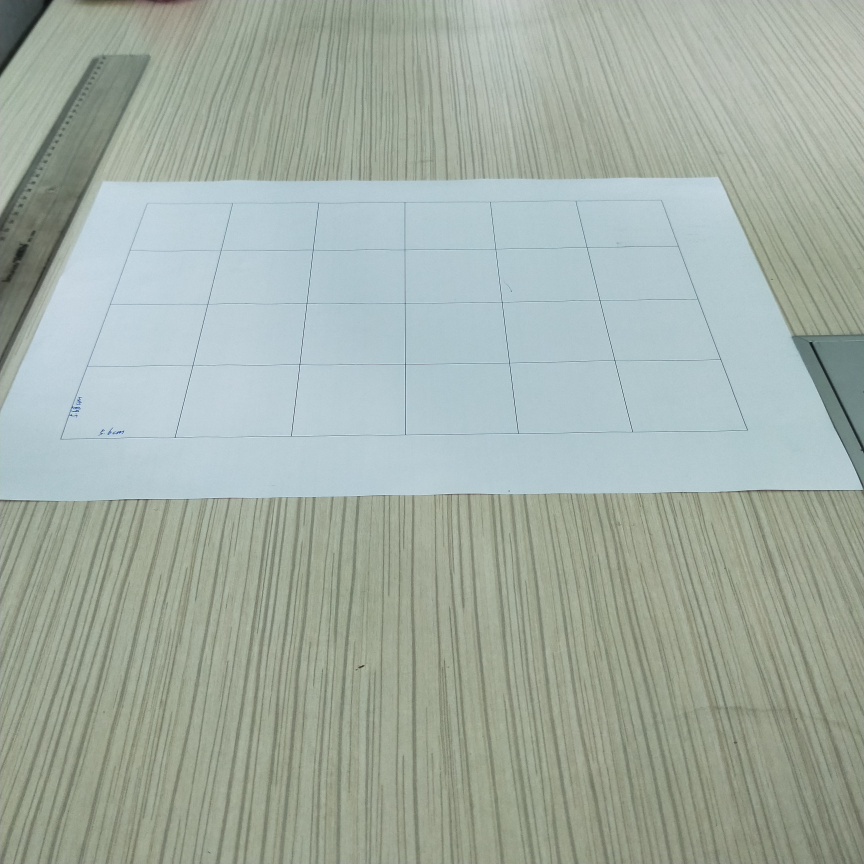
//> input picture BirdEye/test02.jpg, 3456 x 3456 px (shown at 1/4 size)
$ ./test   (built with g++ and OpenCV 4)
//> lines starting //> are read from the running program, lines starting //| are printed output that depends on the picture
//> further down, im is the input picture: 3456 rows x 3456 cols, CV_8UC3; mean B, G, R 164.7, 173.7, 162.3
### BirdEye/BirdEye.h
#pragma once
#include <vector>
#include <opencv2/opencv.hpp>
using namespace cv;

#ifndef __SPATIAL_COORDINATE__
#define __SPATIAL_COORDINATE__
struct spatial_coordinate
{
	double x;
	double y;
};
#endif //定义描述平面上坐标的点的结构体

#ifndef __PIXEL_COORDINATE__
#define __PIXEL_COORDINATE__
struct pixel_coordinate
{
	double u;
	double v;
};
#endif //定义描述像素坐标系中的像素点的结构体

#ifndef __GET_BIRDEYE__
#define __GET_BIRDEYE__
spatial_coordinate pixel2world(pixel_coordinate, double height, double yaw, double alpha, double beta);
pixel_coordinate world2pixel(spatial_coordinate, double height, double yaw, double alpha, double beta);
void getBirdEye(Mat, Mat &, double, double, double, double);
#endif

### BirdEye/BirdEye.cpp
#include <string>
#include <vector>
#include <iostream>
#include <math.h>
#include "BirdEye.h"

#define IMAGE_WIDTH 1920.0
#define IMAGE_HEIGHT 1056.0

#define ROI_U_MIN 1.0
#define ROI_U_MAX 1918.0
#define ROI_V_MIN 700
#define ROI_V_MAX 1000.0

//输出的图片尺寸
#define OUTPUT_WIDTH 960.0
#define OUTPUT_HEIGHT 640.0

using namespace std;
using namespace cv;

spatial_coordinate pixel2world(pixel_coordinate point, double height, double yaw, double alpha, double beta)
{
	spatial_coordinate output;
	output.y = height * tan(yaw - atan(2 * point.u / (IMAGE_HEIGHT - 1)*tan(alpha)));
	output.x = sqrt(pow(height, 2) + pow(output.y, 2)) * 2 * point.v / (IMAGE_WIDTH - 1) * tan(beta) / sqrt(1 + pow(2 * point.u / (IMAGE_HEIGHT - 1) * tan(alpha),2));
	return output;
}

pixel_coordinate world2pixel(spatial_coordinate point, double height, double yaw, double alpha, double beta)
{
	pixel_coordinate output;
	output.u = (IMAGE_HEIGHT - 1) / 2 / tan(alpha)*tan(yaw - atan(point.y / height));
	output.v = sqrt(1 + pow((2 * output.u / (IMAGE_HEIGHT - 1) * tan(alpha)), 2)) * point.x / sqrt(pow(height, 2) + pow(point.y, 2))*(IMAGE_WIDTH - 1) / 2 / tan(beta);
	return output;
}

void getBirdEye(Mat input, Mat &output, double height, double yaw, double alpha, double beta)
{
//> called with height = 0.328, yaw = 0.785, alpha = 0.384, beta = 0.384
	if (input.empty()) {
		cout << "Input coun't be empty." << endl;
		return;
	}

	//之所以需要翻转时因为我们这个算法，小孔成像点是在物和像之间，所以在输出时也要加上对 output 的翻转
	flip(input, input, 0);
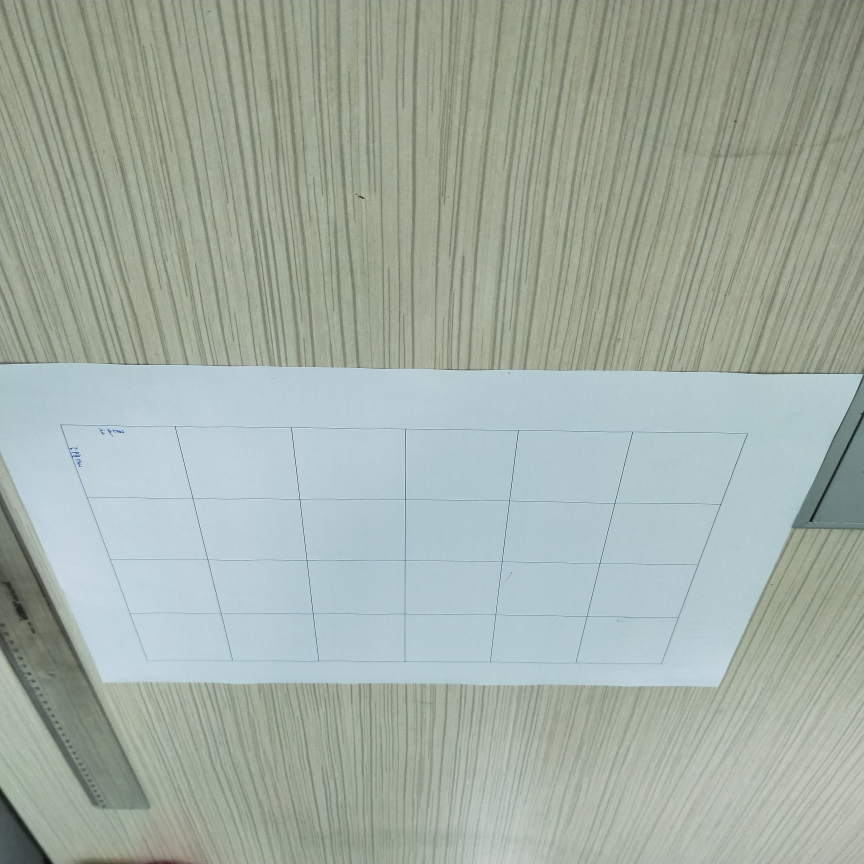
//> input: 3456 rows x 3456 cols, CV_8UC3 (shown at 1/4 size); mean B, G, R 164.7, 173.7, 162.3
	double roi_v_max, roi_v_min, roi_u_min, roi_u_max;
	roi_v_max = IMAGE_HEIGHT - 1 - ROI_V_MIN;
	roi_v_min = IMAGE_HEIGHT - 1 - ROI_V_MAX;
	roi_u_max = IMAGE_WIDTH - 1 - ROI_U_MIN;
	roi_u_min = IMAGE_WIDTH - 1 - ROI_U_MAX;
	pixel_coordinate left_up = { (IMAGE_HEIGHT - 1) / 2 - roi_v_min, roi_u_min - (IMAGE_WIDTH - 1) / 2 };
	pixel_coordinate right_down = { (IMAGE_HEIGHT - 1)/ 2 - roi_v_max, roi_u_max - (IMAGE_WIDTH - 1) / 2 };
	pixel_coordinate left_down = { (IMAGE_HEIGHT - 1) / 2 - roi_v_max, roi_u_min - (IMAGE_WIDTH - 1) / 2 };
	pixel_coordinate right_up = { (IMAGE_HEIGHT - 1)/ 2 - roi_v_min, roi_u_max - (IMAGE_WIDTH - 1)/ 2 };
	spatial_coordinate right_earlier, left_farther;
	right_earlier = pixel2world(left_up, height, yaw, alpha, beta);
	left_farther = pixel2world(right_down, height, yaw, alpha, beta);
	cout << "right_earlier.x ="<<right_earlier.x << ", right_earlier.y =" << right_earlier.y << endl;
	cout << "left_farther.x ="<<left_farther.x << ", left_farther.y =" << left_farther.y << endl;
	spatial_coordinate left_earlier, right_farther;
	left_earlier = pixel2world(right_up, height, yaw, alpha, beta);
	right_farther = pixel2world(left_down, height, yaw, alpha, beta);
	cout << "left_earlier.x ="<<left_earlier.x << ", left_earlier.y =" << left_earlier.y << endl;
	cout << "right_farther.x ="<<right_farther.x << ", right_farther.y =" << right_farther.y << endl;

	double x_max, x_min, y_max, y_min;
	y_min = right_earlier.y;
	x_max = left_farther.x;
	x_min = -x_max;
	y_max = left_farther.y;


	double step_y, step_x;
	step_y = (y_max - y_min) / OUTPUT_HEIGHT;
	step_x = 2 * x_max / OUTPUT_WIDTH;

	double x, y;

	if (input.channels() == 3) {
		//是三通道的 RGB 彩色图片.
		//Mat output = Mat(OUTPUT_HEIGHT, OUTPUT_WIDTH, CV_8UC3);
		output = Mat(OUTPUT_HEIGHT, OUTPUT_WIDTH, CV_8UC3);
		y = y_min;
		int cnt = 0;
		for (int i = 0; i < output.rows; i++)
		{
			x = x_min;
			for (int j = 0; j < output.cols; j++) {
				spatial_coordinate tmp_point = { x, y };
				pixel_coordinate pixel_point = world2pixel(tmp_point, height, yaw, alpha, beta);
				double u, v, uu, vv;
				u = pixel_point.u;
				v = pixel_point.v;
				uu = v + IMAGE_WIDTH / 2;
				vv = IMAGE_HEIGHT / 2 - u;
				//cout << "uu=" << uu << ",vv=" << vv << endl;
				if ((uu < 1 || uu >= IMAGE_WIDTH - 1) || (vv < 1 || vv >= IMAGE_HEIGHT - 1)) {
					Vec3b val = { 0, 0 ,0 };
					output.at<Vec3b>(i, j) = val;
					x += step_x;
					cnt++;
					continue;
				}

				int u1, u2, v1, v2;
				u1 = int(uu); u2 = int(uu + 1);
				v1 = int(vv); v2 = int(vv + 1);
				double delta_u, delta_v;
				delta_u = uu - u1; delta_v = vv - v1;
				//cout << "u1 = " << u1 << "," << "v1 = " << v1 << endl;
				Vec3b val = { 0, 0, 0 };
				//cout << "three channels"<<endl;
				for (int k = 0; k < 3; k++)
				{
					double v;
					v = (double(input.at<Vec3b>(v1, u1)[k]) * (1 - delta_u) * (1 - delta_v) +
						double(input.at<Vec3b>(v1, u2)[k]) * delta_u * (1 - delta_v) +
						double(input.at<Vec3b>(v2, u2)[k]) * delta_u * delta_v +
						double(input.at<Vec3b>(v2, u1)[k]) *(1 - delta_u) * delta_v);

					if (v > 255) {
						val[k] = 255; //cout << "1" << endl;
					}
					else {
						val[k] = unsigned(v); //cout << "2" << endl;
					}
					//cout << "1" ;
				}
				output.at<Vec3b>(i, j) = val;
				x += step_x;
				cnt++;
			}
			y += step_y;
		}
//> this loop made 640 passes
//> cnt on passes 1 to 3: 960, 1920, 2880
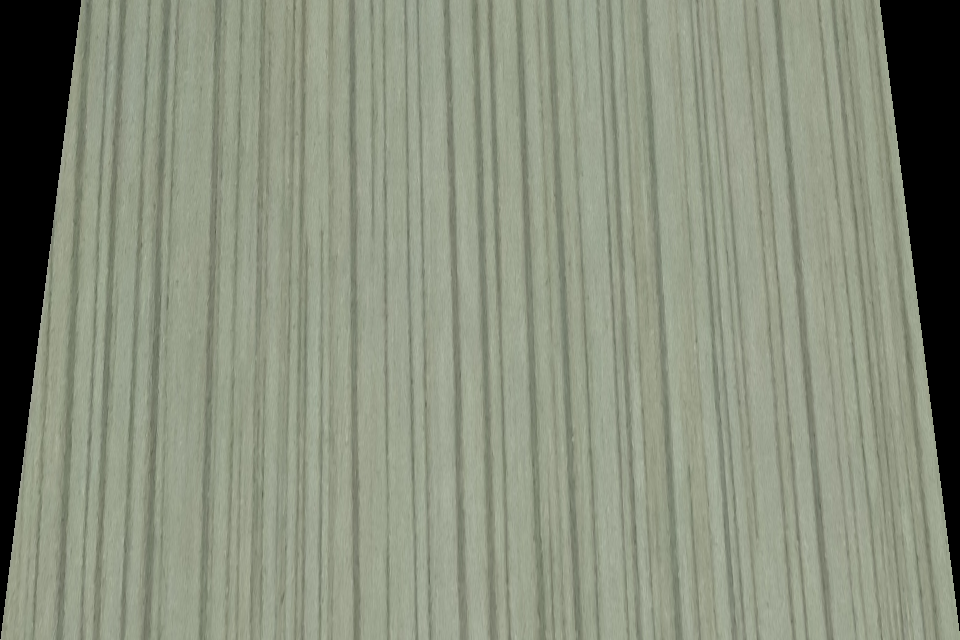
//> output: 640 rows x 960 cols, CV_8UC3; mean B, G, R 124.3, 142.3, 136.2
//> after the loop, x = 0.165; cnt = 614400; y = 0.251
		//return output;
		cout << "final x = " << x << ", final y = " << y << endl;
//| final x = 0.165368, final y = 0.251443
		cout << "cnt=" << cnt << endl;
//| cnt=614400
		cout << "960x640=" << 960 * 640 << endl;
		flip(output, output, 0);
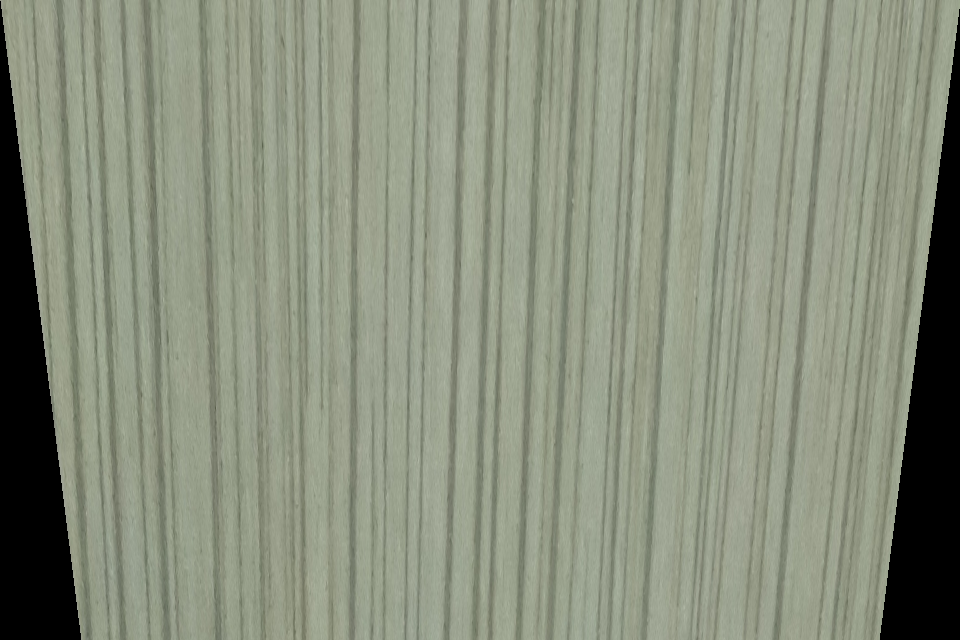
//> output: 640 rows x 960 cols, CV_8UC3; mean B, G, R 124.3, 142.3, 136.2
	}
	//Mat output;
	//return output;
}

### BirdEye/test.cpp
#include <string>
#include <stdlib.h>
#include <vector>
#include <iostream>
#include <opencv2/opencv.hpp>
#include <math.h>
#include "BirdEye.h"

using namespace std;
using namespace cv;

int main() {
	string path = "D:\\GitFile\\roadlane-segmentation\\imgs\\train\\data\\00002.png";
	string test1 = "test02.jpg";
	Mat im = imread(test1);
	//cout << im.channels() << endl;
	double height = 0.328;
	double yaw = 45 * CV_PI / 180;
	double alpha = 45/2 * CV_PI / 180;
	double beta = 45/2 * CV_PI / 180;
	Mat output;
	spatial_coordinate p1;
	pixel_coordinate p2 = { 100,100 };
	p1 = pixel2world(p2, height, yaw, alpha, beta);
	pixel_coordinate p3 = world2pixel(p1, height, yaw, alpha, beta);
	//cout << tan(90);
	//cout << p3.u << "," << p3.v << endl;
	getBirdEye(im, output, height, yaw, alpha, beta);
	imwrite("output.jpg", output);
	system("pause");
}
